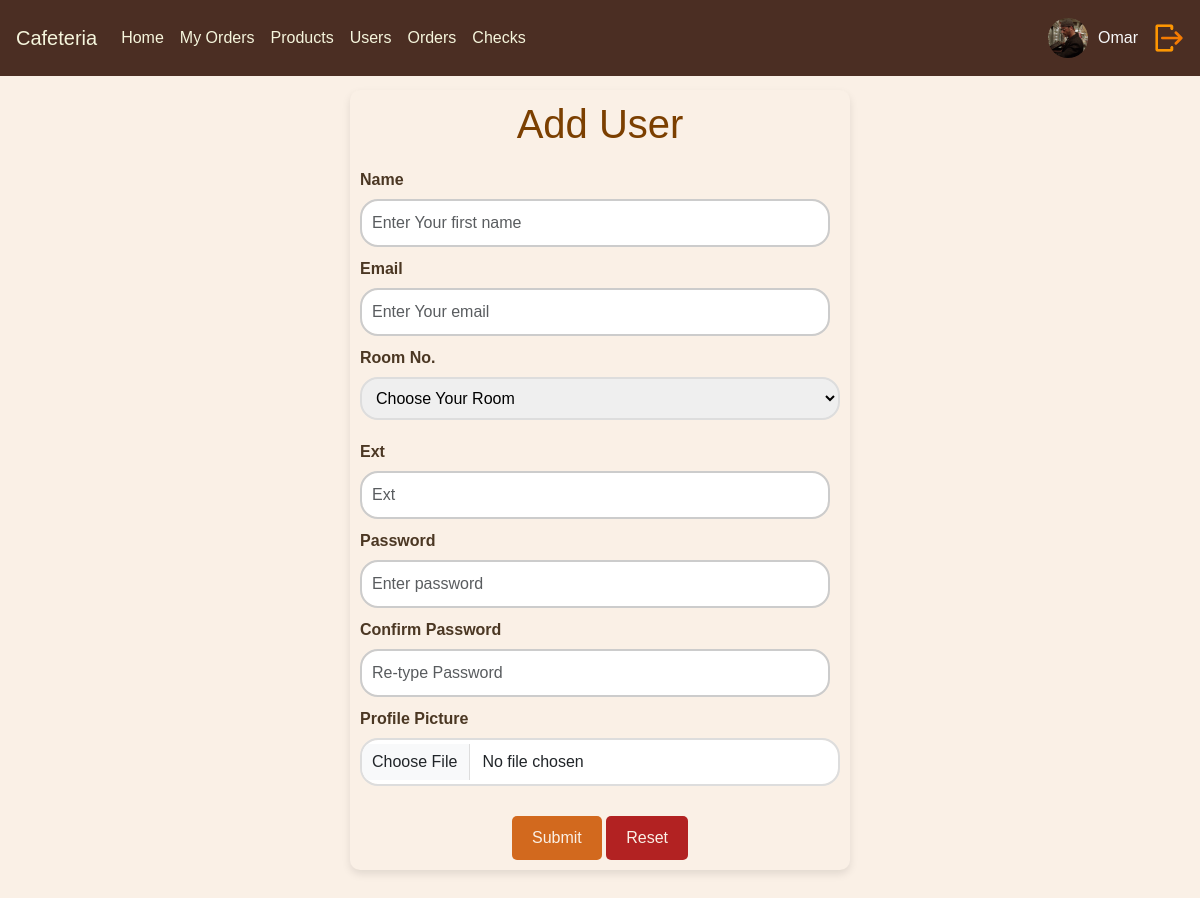
Page /AddUser.php (signed in) on the committed database.
### tables this page shows
CREATE TABLE `users` (
  `id` int(11) NOT NULL,
  `name` text NOT NULL,
  `email` varchar(100) NOT NULL,
  `password` varchar(100) NOT NULL,
  `room_id` int(11) NOT NULL,
  `ext` int(11) NOT NULL,
  `image` text NOT NULL,
  `perm_id` int(11) NOT NULL
);

### functions/db_class.php (called while the page is built, shortened)
<?php
class Database
{
    private $conn;
    public function connect($host, $username, $password, $dbname)
    {
        $dsn = "mysql:host=$host;dbname=$dbname;charset=utf8mb4";
        try {
            $this->conn = new PDO($dsn, $username, $password);
            $this->conn->setAttribute(PDO::ATTR_ERRMODE, PDO::ERRMODE_EXCEPTION);
        } catch (PDOException $e) {
            echo "Connection failed: " . $e->getMessage();
        }
    }
    public function getRow($table, $field, $value)
    {
        $sql = "SELECT * FROM $table WHERE $field = ?";
        $stmt = $this->conn->prepare($sql);
        $stmt->execute([$value]);
        return $stmt->fetch(PDO::FETCH_ASSOC);
    }
}

### AddUser.php (the view, shortened to what this page needs)
<!DOCTYPE html>
<html lang="en">
<head>
    <link rel="stylesheet" href="bootstrap/css/bootstrap.min.css">
    <link rel="stylesheet" href="css/styles.css">
    <link rel="stylesheet" href="css/header.css">
    <link rel="stylesheet" href="css/footer.css">
</head>
<body>
    <?php
    require "design/header.php";
    ?>
    <div class="add-user-container">
        <div class="login-box">
            <form class="login-form" method="post" action="functions/user_add.php" enctype="multipart/form-data">
                <h1>Add User</h1>
                <div class="input-box">
                    <label class="form-label" for="name"> Name</label>
                    <input type="text" class="form-control" id="name" name="name" placeholder="Enter Your first name" value="<?php $val = isset($prev_data['name']) ? $prev_data['name'] : "";
                                                                                                                                echo $val; ?>">
                </div>
                <div class="input-box">
                    <label class="form-label" for="email"> Email</label>
                    <input type="email" class="form-control" id="email" name="email" placeholder="Enter Your email" value="<?php $val = isset($prev_data['email']) ? $prev_data['email'] : "";
                                                                                                                            echo $val; ?>">
                </div>
                <div class="input-box">
                    <label class="form-label" for="room">Room No.</label>
                    <select name="room" id="room">
                        <option value="0">Choose Your Room</option>
                    </select>
                </div>
                <div class="input-box">
                    <label class="form-label" for="ext">Ext</label>
                    <input type="text" class="form-control" id="ext" name="ext" placeholder="Ext" value="<?php $val = isset($prev_data['ext']) ? $prev_data['ext'] : "";
                                                                                                            echo $val; ?>">
                </div>
                <div class="input-box">
                    <label class="form-label" for="password">Password</label>
                    <input type="password" class="form-control" id="password" name="password" placeholder="Enter password">
                </div>
                <div class="input-box">
                    <label class="form-label" for="confirm">Confirm Password</label>
                    <input type="password" class="form-control" id="confirm" name="confirm" placeholder="Re-type Password">
                </div>
                <div class="input-box">
                    <label class="form-label" for="img">Profile Picture</label>
                    <input type="file" class="form-control" id="img" name="img">
                </div>
                <div class="button-box">
                    <button class="btn edit" type="submit">Submit</button>
                    <button class="btn btn-danger" type="reset">Reset</button>
                </div>
            </form>
        </div>
    </div>
</body>
</html>

### design/header.php (shortened to what this page needs)
<?php
require "functions/connect.php";
require "functions/db_class.php";
if (isset($_SESSION['login'])) {
    $db = new Database();
    $db->connect($db_host, $db_user, $db_pass, $db_name);
    $table = 'users';
    $field = 'id';
    $id = $_SESSION['id'];
    $data = $db->getRow($table, $field, $id);
} else {
    session_destroy();
    header("Location: login.php");
}
?>
<header>
    <nav class="navbar navbar-expand-lg navbar-dark">
        <a class="navbar-brand mx-3" href="home.php">Cafeteria</a>
        <div class="collapse navbar-collapse" id="navbarNav">
            <ul class="navbar-nav mr-auto">
                <li class="nav-item"><a class="nav-link" href="home.php">Home</a></li>
                <li class="nav-item"><a class="nav-link" href="my_orders.php">My Orders</a></li>
                <li <?php if($data['perm_id'] == 1){echo "hidden";} ?> class="nav-item"><a class="nav-link" href="allProducts.php">Products</a></li>
                <li <?php if($data['perm_id'] == 1){echo "hidden";} ?> class="nav-item"><a class="nav-link" href="allUsers.php">Users</a></li>
                <li <?php if($data['perm_id'] == 1){echo "hidden";} ?> class="nav-item"><a class="nav-link" href="orders.php"> Orders</a></li>
                <li <?php if($data['perm_id'] == 1){echo "hidden";} ?> class="nav-item"><a class="nav-link" href="Checks.php">Checks</a></li>
            </ul>
            <div class="navbar-nav ml-auto">
                <div class="d-flex align-items-center">
                    <img src="<?php echo $data['image'] ?>" alt="User Photo" class="rounded-circle" width="40" height="40">
                    <span class="ml-2 text-light"><?php echo $data['name']; ?></span>
                    <a class="  mx-3 " href="functions/logout.php"><img class="logout" src="images/logout.png" alt=""></a>
                </div>
            </div>
        </div>
    </nav>
</header>

### css/styles.css (style rules this page uses)
body { margin: 0; padding: 0; font-family: Arial, sans-serif; background-color: white; display: flex; justify-content: center; align-items: center; height: 100vh; background-color: #faf0e6 !important; }
.form-label { display: block; font-weight: bold; margin-bottom: 7px; color: #4b3723; font-size: 16px; }
.input-box { margin-bottom: 10px; }
.input-box input { width: 470px; padding: 10px; border: 2px solid #ccc; border-radius: 18px; font-size: 16px; outline: none; }
.button-box { text-align: center; }
.button-box button { padding: 10px 20px; border: none; border-radius: 5px; cursor: pointer; margin-top: 20px; }
.input-box select, .input-box input[type="file"] { width: 100%; padding: 10px; border: 2px solid #ddd; border-radius: 18px; box-sizing: border-box; margin-bottom: 10px; outline: none; }
h1 { margin-top: 0; font-size: 32; text-decoration: solid; color: #4b3723; text-align: center; margin-bottom: 20px; }
.add-user-container { padding-top: 100px; padding-bottom: 50px; width: 500px; background-color: #fff; padding: 10px; border-radius: 10px; box-shadow: 0 4px 8px rgba(0, 0, 0, 0.1); background-color: #faf0e6 ; }
.btn.edit { background-color: #d2691e; }

### css/header.css (style rules this page uses)
body { position: relative; padding-top: 90px !important; padding-bottom: 90px !important; background-color: #faf0e6; }
header { background-color: #4b2e23; color: #f5f5dc; padding: 10px 0; position: fixed; top: 0; width: 100%; z-index: 1000; }
.navbar-nav .nav-link { color: #f5f5dc !important; }
.navbar-nav.ml-auto { margin-left: auto; }
.navbar-nav .d-flex { align-items: center; }
.navbar-nav img { vertical-align: middle; }
.navbar-nav span { margin-left: 10px; font-size: 1rem; }
.navbar-dark .navbar-brand { color: #f5f5dc; }
.btn { background-color: #ab4646; color: #faf0e6; border: none; padding: 10px 20px; border-radius: 5px; cursor: pointer; }
h1, h2, h3, .h1, .h2, .h3 { color: #7b3f00 !important; }
.btn-danger { background-color: #b22222; }
.btn.edit { background-color: #d2691e; }
.logout { width: 30px; height: 30px; }

### AddUser.php (style rules this page uses)
body { padding-top: 80px; height: auto; }

### rows in the picture
users: image (picture), name "Omar"
